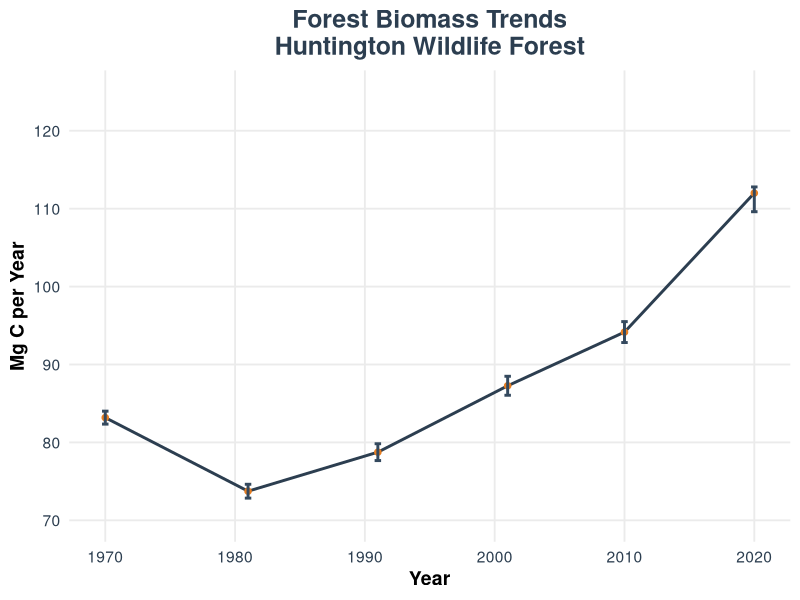
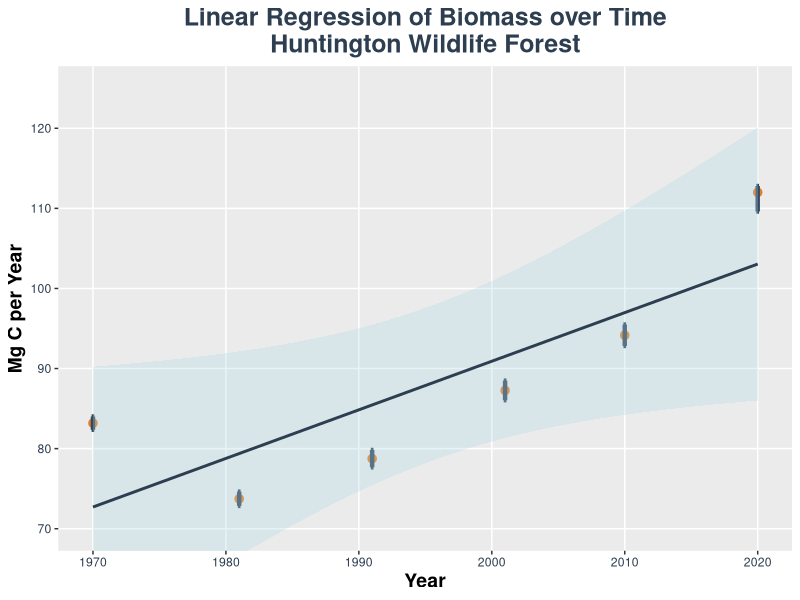

Reproduce these figures in R, in order.

#Graphics first step#

library(ggplot2)

# data frame
datos <- data.frame(
  Año = c(1970, 1981, 1991, 2001, 2010, 2020),
  MgC = c(83.18, 73.74, 78.75, 87.27,94.16, 112),
  MinError = c(82.35, 72.85, 77.67, 86.05,92.82,109.61),
  MaxError = c(84.01, 74.63, 79.83, 88.49, 95.5, 112.79)
)


ggplot(datos, aes(x = Año, y = MgC)) +
  geom_line(color = "#2C3E50", size = 1) +  # Línea entre puntos
  geom_point(size = 3, color = "#E67E22", shape = 20, fill = "#E67E22") +  # Puntos grandes y color llamativo
  geom_errorbar(aes(ymin = MinError, ymax = MaxError), width = 0.5, color = "#34495E", size = 1) +  # Barras de error estilizadas
  coord_cartesian(ylim = c(70, 125)) +  # Rango ajustado
  theme_minimal(base_size = 14) +  # Tema limpio con fuente más grande
  labs(
    x = "Year",
    y = "Mg C per Year",
    title = "Forest Biomass Trends\nHuntington Wildlife Forest"
  ) +
  theme(
    plot.title = element_text(hjust = 0.5, size = 18, face = "bold", color = "#2C3E50"),
    axis.title = element_text(size = 14, face = "bold"),
    axis.text = element_text(color = "#2C3E50"),
    panel.grid.minor = element_blank()
  )

## Linear model #



model <- lm(MgC ~ Año, data = datos)
summary(model)



## Graphic of the linear model ##


ggplot(datos, aes(x = Año, y = MgC)) +
  geom_point(size = 4, color = "#E67E22", shape = 20, fill = "#E67E22") +  # Puntos
  geom_errorbar(aes(ymin = MinError, ymax = MaxError), width = 0.2, color = "#34495E", size = 1.5) +  # Barras de error
  geom_smooth(method = "lm", se = TRUE, color = "#2C3E50", fill = "lightblue", alpha = 0.3) +  
  coord_cartesian(ylim = c(70, 125)) +
  labs(
    x = "Year",
    y = "Mg C per Year",
    title = "Linear Regression of Biomass over Time\nHuntington Wildlife Forest"
  ) +
  theme(
    plot.title = element_text(hjust = 0.5, size = 18, face = "bold", color = "#2C3E50"),
    axis.title = element_text(size = 14, face = "bold"),
    axis.text = element_text(color = "#2C3E50"),
    panel.grid.minor = element_blank()
  )




